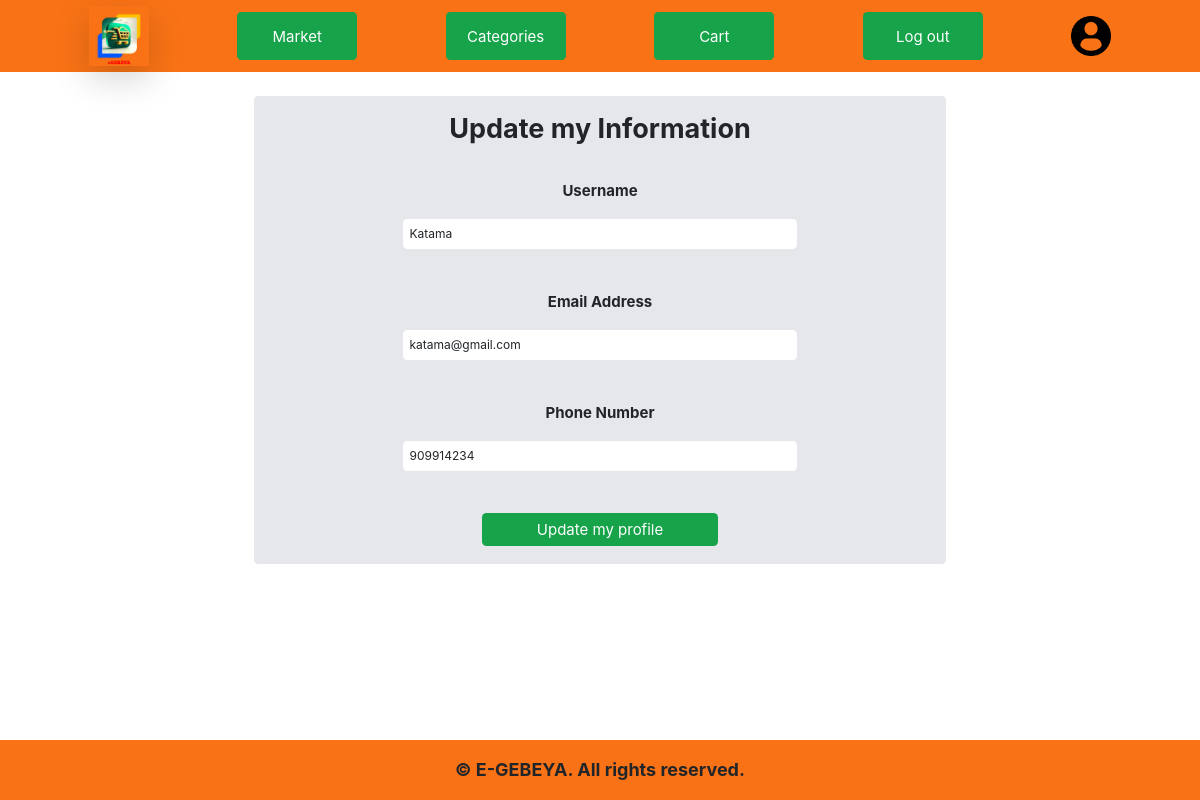
The page /update (signed in) on the database its author committed.
### packages/models.py (models this page shows, shortened)
class User(db.Model, UserMixin):
    id = db.Column(db.Integer(), primary_key=True)
    username = db.Column(db.String(length=20), nullable=False, unique=True)
    email = db.Column(db.String(length=20), nullable=False, unique=True)
    phone = db.Column(db.String(), nullable=False, unique=True)
    dob = db.Column(db.Date())
    password_hash = db.Column(db.String(length=20), nullable=False)
    @property
    def password(self):
        return self.password

### packages/routes.py (the view, shortened to what this page needs)
@app.route('/update', methods=['GET', 'POST'])
@login_required  # Requires the user to be logged in to access this route
def update_info():
    update_info = UpdateInfoForm()
    if not update_info.username.data:
        update_info.username.data = current_user.username
    if not update_info.phone.data:
        update_info.phone.data = current_user.phone
    if not update_info.email.data:
        update_info.email.data = current_user.email
    if update_info.errors != {}:
        for error_msg in update_info.errors.values():
            flash(f'{error_msg}',category='danger')
    return render_template('update_profile.html', update_info=update_info)

### packages/forms.py (shortened to what this page needs)
class UpdateInfoForm(FlaskForm):
    edit = SubmitField(label="Update my profile")
    username = StringField(
        label="Username",
        validators=[
            DataRequired(message="Username is required."),
            Length(min=2, max=20, message="Username must be between 2 and 20 characters."),
            Regexp(r'^[A-Z][a-zA-Z]*$', message="Username must start with a capital letter and contain only letters.")
        ]
    )
    email = EmailField(label="Email Address",
                       validators=[Email(), DataRequired()])
    phone = StringField(label="Phone Number",
                        validators=[
                            DataRequired(message="The phone number field cannot be empty!"),
                            Regexp(
                                r"^(?:[1-9]\d{0,8}|9)$",
                                message="Phone number must be a number between 1-9 and 9 digits. It must be without zero"
                            )
                        ])

### packages/models.py (called while the page is built)
@login_manager.user_loader
def Load_user(user_id):
    return User.query.get(int(user_id))

### packages/routes.py (called while the page is built)
def get_cart_count():
    if current_user.is_authenticated:
        cart_count = Cart.query.filter_by(user_id=current_user.id).count()
        return cart_count
    return 0

@app.context_processor
def inject_cart_count():
    cart_count = get_cart_count()
    return dict(cart_count=cart_count)

### packages/templates/update_profile.html (shortened to what this page needs)
{% extends 'base.html' %}
{% block content %}
<div class="w-full p-8 flex justify-center items-center">
    <div
        class="flex flex-col w-[60%] max-sm:w-full max-sm:m-4 gap-4 items-center justify-center bg-gray-200 p-4 rounded-md">
        <h1 class="text-4xl text-center mb-8 font-bold">Update my Information</h1>
        <form method="POST" class="w-[60%] max-sm:w-[80%] gap-4 flex flex-col items-center justify-center">
            {{ update_info.username.label(class="text-xl font-bold") }}
            {{ update_info.username(class="w-full p-2 rounded-md",placeholder="Enter your new Username") }}
            <br>
            {{ update_info.email.label(class="text-xl font-bold") }}
            {{ update_info.email(class="w-full p-2 rounded-md",placeholder="Enter your new Email") }}
            <br>
            {{ update_info.phone.label(class="text-xl font-bold") }}
            {{ update_info.phone(class="w-full p-2 rounded-md",placeholder="Enter your new Phone number - without 0") }}
            <br>
            {{ update_info.edit(class="bg-green-600 p-2 text-xl text-white rounded-md hover:bg-green-800 text-nowrap w-[60%]") }}
        </form>
    </div>
</div>
{% endblock %}

### packages/static/base.css (style rules this page uses)
html { box-sizing: border-box; font-family: 'Courier New', Courier, monospace; font-size: 12px; }
* { box-sizing: border-box; }
*, *:before, *:after { box-sizing: inherit; }
body { margin: 0; }

### rows shown on the page
User: username "Katama", email "katama@gmail.com", phone "909914234"

### other values the page prints
{{ update_info.username.label(class="text-xl font-bold") }} "Username"
{{ update_info.email.label(class="text-xl font-bold") }} "Email Address"
{{ update_info.phone.label(class="text-xl font-bold") }} "Phone Number"
